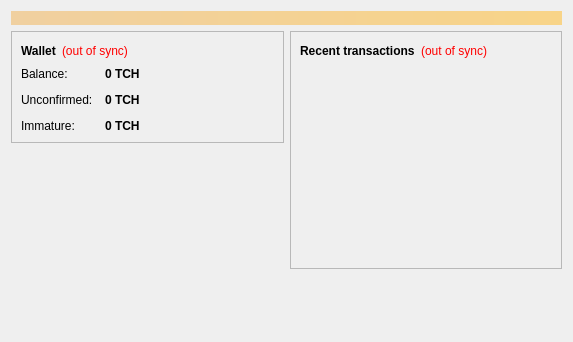
<?xml version="1.0" encoding="UTF-8"?>
<ui version="4.0">
 <class>OverviewPage</class>
 <widget class="QWidget" name="OverviewPage">
  <property name="geometry">
   <rect>
    <x>0</x>
    <y>0</y>
    <width>573</width>
    <height>342</height>
   </rect>
  </property>
  <property name="windowTitle">
   <string>Form</string>
  </property>
  <layout class="QVBoxLayout" name="topLayout">
   <item>
    <widget class="QLabel" name="labelAlerts">
     <property name="visible">
      <bool>false</bool>
     </property>
     <property name="styleSheet">
      <string notr="true">background-color: qlineargradient(x1: 0, y1: 0, x2: 1, y2: 0, stop:0 #F0D0A0, stop:1 #F8D488); color:#000000;</string>
     </property>
     <property name="wordWrap">
      <bool>true</bool>
     </property>
     <property name="margin">
      <number>3</number>
     </property>
    </widget>
   </item>
   <item>
    <layout class="QHBoxLayout" name="horizontalLayout" stretch="1,1">
     <item>
      <layout class="QVBoxLayout" name="verticalLayout_2">
       <item>
        <widget class="QFrame" name="frame">
         <property name="frameShape">
          <enum>QFrame::StyledPanel</enum>
         </property>
         <property name="frameShadow">
          <enum>QFrame::Raised</enum>
         </property>
         <layout class="QVBoxLayout" name="verticalLayout_4">
          <item>
           <layout class="QHBoxLayout" name="horizontalLayout_4">
            <item>
             <widget class="QLabel" name="label_5">
              <property name="font">
               <font>
                <weight>75</weight>
                <bold>true</bold>
               </font>
              </property>
              <property name="text">
               <string>Wallet</string>
              </property>
             </widget>
            </item>
            <item>
             <widget class="QLabel" name="labelWalletStatus">
              <property name="toolTip">
               <string>The displayed information may be out of date. Your wallet automatically synchronizes with the Tachyon network after a connection is established, but this process has not completed yet.</string>
              </property>
              <property name="styleSheet">
               <string notr="true">QLabel { color: red; }</string>
              </property>
              <property name="text">
               <string notr="true">(out of sync)</string>
              </property>
              <property name="alignment">
               <set>Qt::AlignLeading|Qt::AlignLeft|Qt::AlignVCenter</set>
              </property>
             </widget>
            </item>
            <item>
             <spacer name="horizontalSpacer_2">
              <property name="orientation">
               <enum>Qt::Horizontal</enum>
              </property>
              <property name="sizeHint" stdset="0">
               <size>
                <width>40</width>
                <height>20</height>
               </size>
              </property>
             </spacer>
            </item>
           </layout>
          </item>
          <item>
           <layout class="QFormLayout" name="formLayout_2">
            <property name="fieldGrowthPolicy">
             <enum>QFormLayout::AllNonFixedFieldsGrow</enum>
            </property>
            <property name="horizontalSpacing">
             <number>12</number>
            </property>
            <property name="verticalSpacing">
             <number>12</number>
            </property>
            <item row="0" column="0">
             <widget class="QLabel" name="label">
              <property name="text">
               <string>Balance:</string>
              </property>
             </widget>
            </item>
            <item row="0" column="1">
             <widget class="QLabel" name="labelBalance">
              <property name="font">
               <font>
                <weight>75</weight>
                <bold>true</bold>
               </font>
              </property>
              <property name="cursor">
               <cursorShape>IBeamCursor</cursorShape>
              </property>
              <property name="toolTip">
               <string>Your current balance</string>
              </property>
              <property name="text">
               <string notr="true">0 TCH</string>
              </property>
              <property name="textInteractionFlags">
               <set>Qt::LinksAccessibleByMouse|Qt::TextSelectableByKeyboard|Qt::TextSelectableByMouse</set>
              </property>
             </widget>
            </item>
            <item row="1" column="0">
             <widget class="QLabel" name="label_3">
              <property name="text">
               <string>Unconfirmed:</string>
              </property>
             </widget>
            </item>
            <item row="1" column="1">
             <widget class="QLabel" name="labelUnconfirmed">
              <property name="font">
               <font>
                <weight>75</weight>
                <bold>true</bold>
               </font>
              </property>
              <property name="cursor">
               <cursorShape>IBeamCursor</cursorShape>
              </property>
              <property name="toolTip">
               <string>Total of transactions that have yet to be confirmed, and do not yet count toward the current balance</string>
              </property>
              <property name="text">
               <string notr="true">0 TCH</string>
              </property>
              <property name="textInteractionFlags">
               <set>Qt::LinksAccessibleByMouse|Qt::TextSelectableByKeyboard|Qt::TextSelectableByMouse</set>
              </property>
             </widget>
            </item>
            <item row="2" column="0">
             <widget class="QLabel" name="labelImmatureText">
              <property name="text">
               <string>Immature:</string>
              </property>
             </widget>
            </item>
            <item row="2" column="1">
             <widget class="QLabel" name="labelImmature">
              <property name="font">
               <font>
                <weight>75</weight>
                <bold>true</bold>
               </font>
              </property>
              <property name="toolTip">
               <string>Mined balance that has not yet matured</string>
              </property>
              <property name="text">
               <string notr="true">0 TCH</string>
              </property>
              <property name="textInteractionFlags">
               <set>Qt::LinksAccessibleByMouse|Qt::TextSelectableByKeyboard|Qt::TextSelectableByMouse</set>
              </property>
             </widget>
            </item>
           </layout>
          </item>
         </layout>
        </widget>
       </item>
       <item>
        <spacer name="verticalSpacer">
         <property name="orientation">
          <enum>Qt::Vertical</enum>
         </property>
         <property name="sizeHint" stdset="0">
          <size>
           <width>20</width>
           <height>40</height>
          </size>
         </property>
        </spacer>
       </item>
      </layout>
     </item>
     <item>
      <layout class="QVBoxLayout" name="verticalLayout_3">
       <item>
        <widget class="QFrame" name="frame_2">
         <property name="frameShape">
          <enum>QFrame::StyledPanel</enum>
         </property>
         <property name="frameShadow">
          <enum>QFrame::Raised</enum>
         </property>
         <layout class="QVBoxLayout" name="verticalLayout">
          <item>
           <layout class="QHBoxLayout" name="horizontalLayout_2">
            <item>
             <widget class="QLabel" name="label_4">
              <property name="text">
               <string>&lt;b&gt;Recent transactions&lt;/b&gt;</string>
              </property>
             </widget>
            </item>
            <item>
             <widget class="QLabel" name="labelTransactionsStatus">
              <property name="toolTip">
               <string>The displayed information may be out of date. Your wallet automatically synchronizes with the Tachyon network after a connection is established, but this process has not completed yet.</string>
              </property>
              <property name="styleSheet">
               <string notr="true">QLabel { color: red; }</string>
              </property>
              <property name="text">
               <string notr="true">(out of sync)</string>
              </property>
              <property name="alignment">
               <set>Qt::AlignRight|Qt::AlignTrailing|Qt::AlignVCenter</set>
              </property>
             </widget>
            </item>
            <item>
             <spacer name="horizontalSpacer">
              <property name="orientation">
               <enum>Qt::Horizontal</enum>
              </property>
              <property name="sizeHint" stdset="0">
               <size>
                <width>40</width>
                <height>20</height>
               </size>
              </property>
             </spacer>
            </item>
           </layout>
          </item>
          <item>
           <widget class="QListView" name="listTransactions">
            <property name="styleSheet">
             <string notr="true">QListView { background: transparent; }</string>
            </property>
            <property name="frameShape">
             <enum>QFrame::NoFrame</enum>
            </property>
            <property name="verticalScrollBarPolicy">
             <enum>Qt::ScrollBarAlwaysOff</enum>
            </property>
            <property name="horizontalScrollBarPolicy">
             <enum>Qt::ScrollBarAlwaysOff</enum>
            </property>
            <property name="selectionMode">
             <enum>QAbstractItemView::NoSelection</enum>
            </property>
           </widget>
          </item>
         </layout>
        </widget>
       </item>
       <item>
        <spacer name="verticalSpacer_2">
         <property name="orientation">
          <enum>Qt::Vertical</enum>
         </property>
         <property name="sizeHint" stdset="0">
          <size>
           <width>20</width>
           <height>40</height>
          </size>
         </property>
        </spacer>
       </item>
      </layout>
     </item>
    </layout>
   </item>
  </layout>
 </widget>
 <resources/>
 <connections/>
</ui>
